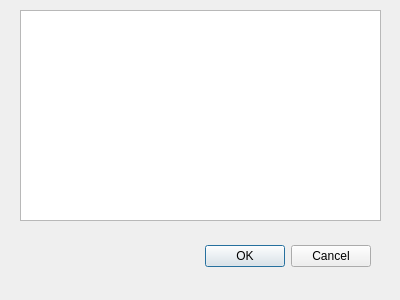
<?xml version="1.0" encoding="UTF-8"?>
<ui version="4.0">
 <class>SelectMeshDialog</class>
 <widget class="QDialog" name="SelectMeshDialog">
  <property name="geometry">
   <rect>
    <x>0</x>
    <y>0</y>
    <width>400</width>
    <height>300</height>
   </rect>
  </property>
  <property name="windowTitle">
   <string>Dialog</string>
  </property>
  <widget class="QDialogButtonBox" name="buttonBox">
   <property name="geometry">
    <rect>
     <x>30</x>
     <y>240</y>
     <width>341</width>
     <height>32</height>
    </rect>
   </property>
   <property name="orientation">
    <enum>Qt::Horizontal</enum>
   </property>
   <property name="standardButtons">
    <set>QDialogButtonBox::Cancel|QDialogButtonBox::Ok</set>
   </property>
  </widget>
  <widget class="QListWidget" name="listWidget">
   <property name="geometry">
    <rect>
     <x>20</x>
     <y>10</y>
     <width>361</width>
     <height>211</height>
    </rect>
   </property>
  </widget>
 </widget>
 <resources/>
 <connections>
  <connection>
   <sender>buttonBox</sender>
   <signal>accepted()</signal>
   <receiver>SelectMeshDialog</receiver>
   <slot>accept()</slot>
   <hints>
    <hint type="sourcelabel">
     <x>248</x>
     <y>254</y>
    </hint>
    <hint type="destinationlabel">
     <x>157</x>
     <y>274</y>
    </hint>
   </hints>
  </connection>
  <connection>
   <sender>buttonBox</sender>
   <signal>rejected()</signal>
   <receiver>SelectMeshDialog</receiver>
   <slot>reject()</slot>
   <hints>
    <hint type="sourcelabel">
     <x>316</x>
     <y>260</y>
    </hint>
    <hint type="destinationlabel">
     <x>286</x>
     <y>274</y>
    </hint>
   </hints>
  </connection>
 </connections>
</ui>
